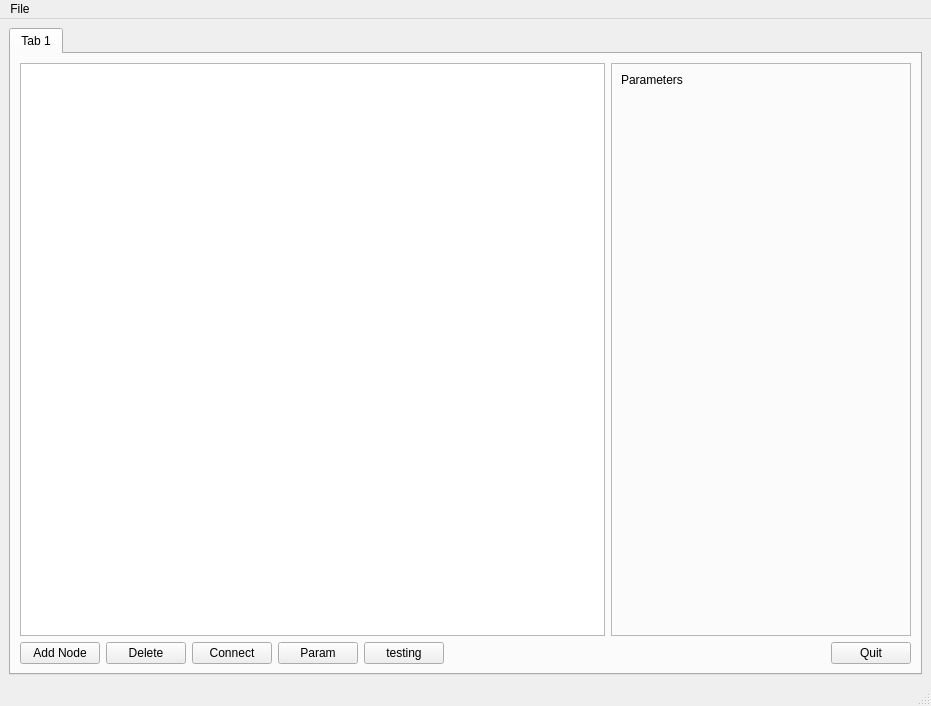
<?xml version="1.0" encoding="UTF-8"?>
<ui version="4.0">
 <class>MainWindow</class>
 <widget class="QMainWindow" name="MainWindow">
  <property name="geometry">
   <rect>
    <x>0</x>
    <y>0</y>
    <width>931</width>
    <height>706</height>
   </rect>
  </property>
  <property name="windowTitle">
   <string>MainWindow</string>
  </property>
  <widget class="QWidget" name="centralwidget">
   <layout class="QHBoxLayout" name="horizontalLayout">
    <item>
     <widget class="QTabWidget" name="wgMain">
      <property name="enabled">
       <bool>true</bool>
      </property>
      <property name="mouseTracking">
       <bool>false</bool>
      </property>
      <property name="currentIndex">
       <number>0</number>
      </property>
      <widget class="QWidget" name="wgTab">
       <attribute name="title">
        <string>Tab 1</string>
       </attribute>
       <layout class="QVBoxLayout" name="verticalLayout_3">
        <item>
         <layout class="QVBoxLayout" name="windLayout">
          <item>
           <layout class="QHBoxLayout" name="viewerLayout">
            <item>
             <widget class="QGraphicsView" name="mainView"/>
            </item>
            <item>
             <widget class="QFrame" name="frParameters">
              <property name="enabled">
               <bool>true</bool>
              </property>
              <property name="sizePolicy">
               <sizepolicy hsizetype="Minimum" vsizetype="Preferred">
                <horstretch>0</horstretch>
                <verstretch>0</verstretch>
               </sizepolicy>
              </property>
              <property name="minimumSize">
               <size>
                <width>300</width>
                <height>0</height>
               </size>
              </property>
              <property name="maximumSize">
               <size>
                <width>321</width>
                <height>631</height>
               </size>
              </property>
              <property name="frameShape">
               <enum>QFrame::StyledPanel</enum>
              </property>
              <property name="frameShadow">
               <enum>QFrame::Raised</enum>
              </property>
              <layout class="QVBoxLayout" name="verticalLayout">
               <item>
                <widget class="QLabel" name="label">
                 <property name="text">
                  <string>Parameters</string>
                 </property>
                 <property name="textFormat">
                  <enum>Qt::AutoText</enum>
                 </property>
                 <property name="alignment">
                  <set>Qt::AlignLeading|Qt::AlignLeft|Qt::AlignTop</set>
                 </property>
                </widget>
               </item>
              </layout>
             </widget>
            </item>
           </layout>
          </item>
          <item>
           <layout class="QHBoxLayout" name="butonsLayout">
            <item>
             <widget class="QPushButton" name="butAddnode">
              <property name="text">
               <string>Add Node</string>
              </property>
             </widget>
            </item>
            <item>
             <widget class="QPushButton" name="butDelnode">
              <property name="text">
               <string>Delete</string>
              </property>
             </widget>
            </item>
            <item>
             <widget class="QPushButton" name="butConnect">
              <property name="text">
               <string>Connect</string>
              </property>
             </widget>
            </item>
            <item>
             <widget class="QPushButton" name="butParam">
              <property name="text">
               <string>Param</string>
              </property>
             </widget>
            </item>
            <item>
             <widget class="QPushButton" name="test">
              <property name="text">
               <string>testing</string>
              </property>
             </widget>
            </item>
            <item>
             <spacer name="horizontalSpacer">
              <property name="orientation">
               <enum>Qt::Horizontal</enum>
              </property>
              <property name="sizeHint" stdset="0">
               <size>
                <width>40</width>
                <height>20</height>
               </size>
              </property>
             </spacer>
            </item>
            <item>
             <widget class="QPushButton" name="butQuit">
              <property name="text">
               <string>Quit</string>
              </property>
             </widget>
            </item>
           </layout>
          </item>
         </layout>
        </item>
       </layout>
      </widget>
     </widget>
    </item>
   </layout>
  </widget>
  <widget class="QMenuBar" name="menubar">
   <property name="geometry">
    <rect>
     <x>0</x>
     <y>0</y>
     <width>931</width>
     <height>21</height>
    </rect>
   </property>
   <widget class="QMenu" name="menuFile">
    <property name="title">
     <string>File</string>
    </property>
   </widget>
   <addaction name="menuFile"/>
  </widget>
  <widget class="QStatusBar" name="statusbar"/>
 </widget>
 <resources/>
 <connections/>
</ui>
